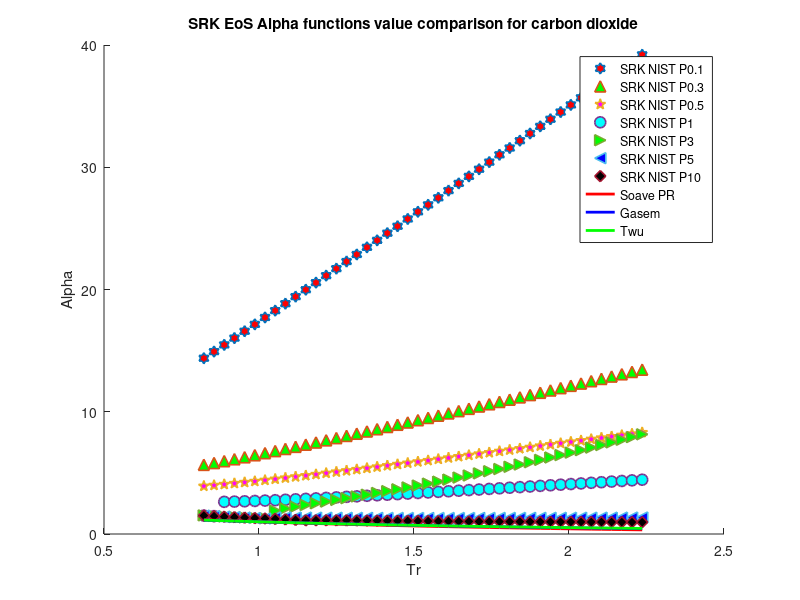

MATLAB code for this plot:
clear 
clc
load CO2_rho_different_pressure_data.mat
%SRK Decane
P = [0.1E6,0.3E6,0.5E6,1E6,3E6,5E6,10E6,20E6]; %pa
omega = 0.239; %Acentric factor
Tc = 304.1; %K
Pc = 7830000; %Pa
R = 8.31446 %J/K*mol
b = 0.08664*(R*Tc/Pc);
a = 0.42747*(((R^2)*(Tc^2))/Pc);
T = 250; %k
M = 44.01/1000; %kg/mol
S1 = 0.48508+1.55171*omega-0.15613*omega^2;
for i = 1:1:44
   Tr=T/Tc;
   Tr_list(i)=Tr;
   for j = 1:1:7
       Vm(i,j) = M/rho(i,j);
   end
   alpha_0(i) = (Tr)^(-0.171813)*exp(0.125283*(1-(Tr)^(1.77634)));
   alpha_1(i) = (Tr)^(-0.607352)*exp(0.511614*(1-(Tr)^(2.20517)));
   alpha_SRK_01(i) = ((R*T)/(Vm(i,1)-b)-P(1))*((Vm(i,1)^2+b*Vm(i,1))/a);
   alpha_SRK_03(i) = ((R*T)/(Vm(i,2)-b)-P(2))*((Vm(i,2)^2+b*Vm(i,2))/a);
   alpha_SRK_05(i) = ((R*T)/(Vm(i,3)-b)-P(3))*((Vm(i,3)^2+b*Vm(i,3))/a);
   alpha_SRK_1(i) = ((R*T)/(Vm(i,4)-b)-P(4))*((Vm(i,4)^2+b*Vm(i,4))/a);
   alpha_SRK_3(i) = ((R*T)/(Vm(i,5)-b)-P(5))*((Vm(i,5)^2+b*Vm(i,5))/a);
   alpha_SRK_5(i) = ((R*T)/(Vm(i,6)-b)-P(6))*((Vm(i,6)^2+b*Vm(i,6))/a);
   alpha_SRK_10(i) = ((R*T)/(Vm(i,7)-b)-P(7))*((Vm(i,7)^2+b*Vm(i,7))/a);
%    alpha_SRK_20(i) = ((R*T)/(Vm(i,8)-b)-P(8))*((Vm(i,8)^2+b*Vm(i,8))/a);
   alpha_soave_SRK(i) =(1+S1*(1-sqrt(Tr)))^2;
   alpha_Gasem(i) = exp((2.019+0.811*Tr)*(1-(Tr)^0.2453));
   alpha_twu(i) = alpha_0(i)+omega*(alpha_1(i)-alpha_0(i));
   Temp(i)=T;
   T = T+10;
end
hold on
plot(Tr_list,alpha_SRK_01,'h','MarkerSize',8,'MarkerFaceColor','r','LineWidth',1.2)
plot(Tr_list,alpha_SRK_03,'^','MarkerSize',8,'MarkerFaceColor','g','LineWidth',1.2)
plot(Tr_list,alpha_SRK_05,'p','MarkerSize',8,'MarkerFaceColor','m','LineWidth',1.2)
plot(Tr_list,alpha_SRK_1,'o','MarkerSize',8,'MarkerFaceColor','c','LineWidth',1.2)
plot(Tr_list,alpha_SRK_3,'>','MarkerSize',8,'MarkerFaceColor','g','LineWidth',1.2)
plot(Tr_list,alpha_SRK_5,'<','MarkerSize',8,'MarkerFaceColor','b','LineWidth',1.2)
plot(Tr_list,alpha_SRK_10,'d','MarkerSize',8,'MarkerFaceColor','k','LineWidth',1.2)
% plot(Tr_list,alpha_SRK_20,'^','MarkerSize',8,'MarkerFaceColor','y','LineWidth',1.2)
plot(Tr_list,alpha_soave_SRK,'r','LineWidth',2)
plot(Tr_list,alpha_Gasem,'b','LineWidth',2)
plot(Tr_list,alpha_twu,'g','LineWidth',2)
hold off
legend('SRK NIST P0.1','SRK NIST P0.3','SRK NIST P0.5','SRK NIST P1','SRK NIST P3','SRK NIST P5','SRK NIST P10','Soave PR','Gasem','Twu')
xlabel('Tr')
ylabel('Alpha')
title('SRK EoS Alpha functions value comparison for carbon dioxide')
